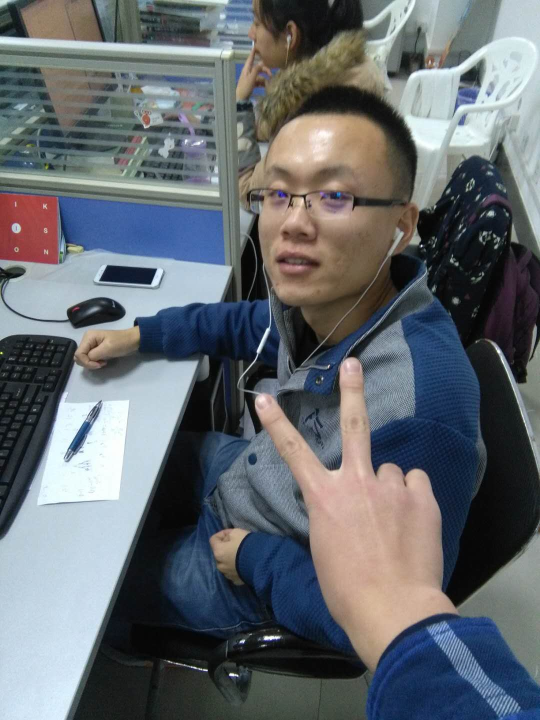
#> input picture photos_lib/t.jpeg, 1080 x 1440 px, found by its file name (shown at 1/2 size)
$ python small_picture.py   (older library calls are emulated)
#> lines starting #> are read from the running program, lines starting #| are printed output that depends on the picture
from PIL import Image, ImageTk
im = Image.open('T.jpeg')
#> im is the input picture: PIL image 1080x1440 RGB; mean R, G, B 100.5, 105.7, 110.5
out = im.resize((280, 360),Image.ANTIALIAS)
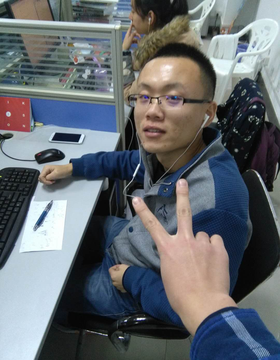
#> out: PIL image 280x360 RGB; mean R, G, B 100.5, 105.7, 110.5

out.save('46.jpeg', 'jpeg')
